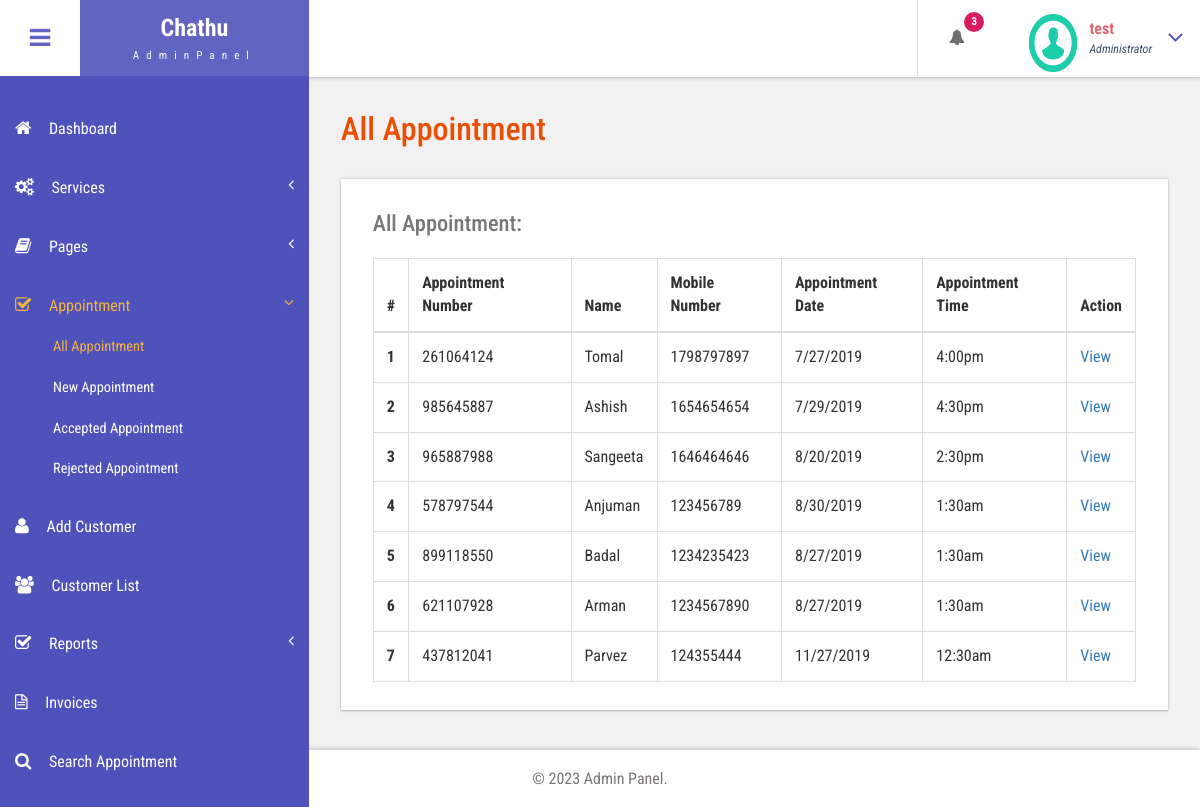
Page /admin/all-appointment.php (signed in) on the committed database.
### tables this page shows
CREATE TABLE `tblappointment` (
  `ID` int(10) NOT NULL,
  `AptNumber` varchar(80) DEFAULT NULL,
  `Name` varchar(120) DEFAULT NULL,
  `Email` varchar(120) DEFAULT NULL,
  `PhoneNumber` bigint(11) DEFAULT NULL,
  `AptDate` varchar(120) DEFAULT NULL,
  `AptTime` varchar(120) DEFAULT NULL,
  `Services` varchar(120) DEFAULT NULL,
  `ApplyDate` timestamp NULL DEFAULT CURRENT_TIMESTAMP,
  `Remark` varchar(250) NOT NULL,
  `Status` varchar(50) NOT NULL,
  `RemarkDate` timestamp NOT NULL DEFAULT '0000-00-00 00:00:00' ON UPDATE CURRENT_TIMESTAMP
);

### admin/all-appointment.php (the view, shortened to what this page needs)
<?php
include('includes/dbconnection.php');
if (strlen($_SESSION['bpmsaid']==0)) {
  header('location:logout.php');
  } else{
  ?>
<!DOCTYPE HTML>
<html>
<head>
<link href="css/bootstrap.css" rel='stylesheet' type='text/css' />
<link href="css/style.css" rel='stylesheet' type='text/css' />
<link href="css/font-awesome.css" rel="stylesheet">
<link href="css/animate.css" rel="stylesheet" type="text/css" media="all">
<link href="css/custom.css" rel="stylesheet">
</head>
<body class="cbp-spmenu-push">
	<div class="main-content">
		 <?php include_once('includes/sidebar.php');?>
		 <?php include_once('includes/header.php');?>
		<div id="page-wrapper">
			<div class="main-page">
				<div class="tables">
					<h3 class="title1">All Appointment</h3>
					<div class="table-responsive bs-example widget-shadow">
						<h4>All Appointment:</h4>
						<table class="table table-bordered"> <thead> <tr> <th>#</th> <th> Appointment Number</th> <th>Name</th><th>Mobile Number</th> <th>Appointment Date</th><th>Appointment Time</th><th>Action</th> </tr> </thead> <tbody>
<?php
$ret=mysqli_query($con,"select *from  tblappointment");
$cnt=1;
while ($row=mysqli_fetch_array($ret)) {
?>
						 <tr> <th scope="row"><?php echo $cnt;?></th> <td><?php  echo $row['AptNumber'];?></td> <td><?php  echo $row['Name'];?></td><td><?php  echo $row['PhoneNumber'];?></td><td><?php  echo $row['AptDate'];?></td> <td><?php  echo $row['AptTime'];?></td> <td><a href="view-appointment.php?viewid=<?php echo $row['ID'];?>">View</a></td> </tr>   <?php
$cnt=$cnt+1;
}?></tbody> </table>
					</div>
				</div>
			</div>
		</div>
		 <?php include_once('includes/footer.php');?>
	</div>
</body>
</html>
<?php }  ?>

### admin/includes/sidebar.php (shortened to what this page needs)
<div class=" sidebar" role="navigation">
          <div class="navbar-collapse">
      <nav class="cbp-spmenu cbp-spmenu-vertical cbp-spmenu-left" id="cbp-spmenu-s1">
        <ul class="nav" id="side-menu">
          <li>
            <a href="dashboard.php"><i class="fa fa-home nav_icon"></i>Dashboard</a>
          </li>
          <li>
            <a href="add-services.php"><i class="fa fa-cogs nav_icon"></i>Services<span class="fa arrow"></span> </a>
          </li>
          <li class="">
            <a href="about-us.php"><i class="fa fa-book nav_icon"></i>Pages <span class="fa arrow"></span></a>
          </li>
          <li>
            <a href="all-appointment.php"><i class="fa fa-check-square-o nav_icon"></i>Appointment<span class="fa arrow"></span></a>
            <ul class="nav nav-second-level collapse">
              <li>
                <a href="all-appointment.php">All Appointment</a>
              </li>
              <li>
                <a href="new-appointment.php">New Appointment</a>
              </li>
              <li>
                <a href="accepted-appointment.php">Accepted Appointment</a>
              </li>
              <li>
                <a href="rejected-appointment.php">Rejected Appointment</a>
              </li>
            </ul>
          </li>
          <li>
            <a href="add-customer.php" class="chart-nav"><i class="fa fa-user nav_icon"></i>Add Customer</a>
          </li>
           <li>
            <a href="customer-list.php" class="chart-nav"><i class="fa fa-users nav_icon"></i>Customer List</a>
          </li>
            <li>
            <a href="#"><i class="fa fa-check-square-o nav_icon"></i>Reports<span class="fa arrow"></span></a>
          </li>
  <li>
            <a href="invoices.php" class="chart-nav"><i class="fa fa-file-text-o nav_icon"></i>Invoices</a>
          </li>
          <li>
            <a href="search-appointment.php" class="chart-nav"><i class="fa fa-search nav_icon"></i>Search Appointment</a>
          </li>
          <li>
            <a href="search-invoices.php" class="chart-nav"><i class="fa fa-search nav_icon"></i>Search Invoice</a>
          </li>
        </ul>
      </nav>
    </div>
  </div>

### admin/includes/header.php (shortened to what this page needs)
<div class="sticky-header header-section ">
      <div class="header-left">
        <button id="showLeftPush"><i class="fa fa-bars"></i></button>
        <div class="logo">
          <a href="index.html">
            <h1>Chathu</h1>
            <span>AdminPanel</span>
          </a>
        </div>
      </div>
      <div class="header-right">
        <div class="profile_details_left">
          <ul class="nofitications-dropdown">
            <?php
$ret1=mysqli_query($con,"select ID,Name from  tblappointment where Status=''");
$num=mysqli_num_rows($ret1);
?>
            <li class="dropdown head-dpdn">
              <a href="#" class="dropdown-toggle" data-toggle="dropdown" aria-expanded="false"><i class="fa fa-bell"></i><span class="badge blue"><?php echo $num;?></span></a>
            </li>
          </ul>
          <div class="clearfix"> </div>
        </div>
        <div class="profile_details">
        <?php
$adid=$_SESSION['bpmsaid'];
$ret=mysqli_query($con,"select AdminName from tbladmin where ID='$adid'");
$row=mysqli_fetch_array($ret);
$name=$row['AdminName'];
?>
          <ul>
            <li class="dropdown profile_details_drop">
              <a href="#" class="dropdown-toggle" data-toggle="dropdown" aria-expanded="false">
                <div class="profile_img">
                  <span class="prfil-img"><img src="images/download (1).png" alt="" width="50" height="60"> </span>
                  <div class="user-name">
                    <p><?php echo $name; ?></p>
                    <span>Administrator</span>
                  </div>
                  <i class="fa fa-angle-down lnr"></i>
                  <div class="clearfix"></div>
                </div>
              </a>
            </li>
          </ul>
        </div>
      </div>
      <div class="clearfix"> </div>
    </div>

### admin/includes/footer.php
<div class="footer">
   <p>&copy; 2023 Admin Panel.</p>
</div>

### admin/css/custom.css (style rules this page uses)
#page-wrapper { padding:7em 2em 2.5em; background-color: #F1F1F1; }
.sidebar .arrow { float: right; }
.sidebar .fa.arrow:before { content: "\f104"; }
.sidebar .active>a>.fa.arrow:before { content: "\f107"; }
.sidebar .nav-second-level li, .sidebar .nav-third-level li { border-bottom: 0!important; margin-bottom: 0; }
.sidebar .nav-second-level li a { padding-left: 53px; font-size: .9em; }

### rows in the picture
tblappointment: AptNumber "261064124", Name "Tomal", PhoneNumber "1798797897", AptDate "7/27/2019", AptTime "4:00pm"
tblappointment: AptNumber "985645887", Name "Ashish", PhoneNumber "1654654654", AptDate "7/29/2019", AptTime "4:30pm"
tblappointment: AptNumber "965887988", Name "Sangeeta", PhoneNumber "1646464646", AptDate "8/20/2019", AptTime "2:30pm"
tblappointment: AptNumber "578797544", Name "Anjuman", PhoneNumber "123456789", AptDate "8/30/2019", AptTime "1:30am"
tblappointment: AptNumber "899118550", Name "Badal", PhoneNumber "1234235423", AptDate "8/27/2019", AptTime "1:30am"
tblappointment: AptNumber "621107928", Name "Arman", PhoneNumber "1234567890", AptDate "8/27/2019", AptTime "1:30am"
tblappointment: AptNumber "437812041", Name "Parvez", PhoneNumber "124355444", AptDate "11/27/2019", AptTime "12:30am"

### other values in the picture
$num "3"
$name "test"
